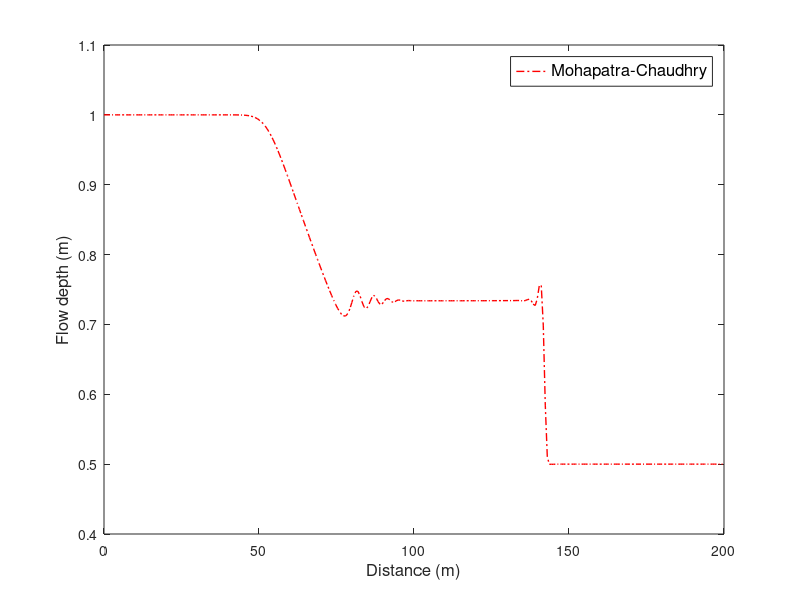

Write the MATLAB code that produced this figure.
clc
clear all
close all

% input parameters
L=200;     % channel length (m)
Tmax=15;   % t_max(s)

dx=0.65;   % step size(m) 
x=0:dx:L;
Nx=length(x);

Ld=100; % dam location (m)
hu=1;   % initial water depth in  reservoir (m)
hd=0.5; % initial water depth in  channel (m)
g=9.81; % gravity acceleration (m/s^2)
n=0;    % manning coefficient
So=0;   % bed slope
K=0.5;

% boussinesq terms (adjust the value to apply the term in the equation)
% 1: boussinesq term is on
% 0: boussinesq term is off
B1=1;
B2=1;
B3=1;
Cn=0.6; % courant number (to calculate dt using stability criterion)

% initial condition (t=0)
idam = (Ld/dx)+1;
t=0;
for i=1:Nx
    u(i)=0;
    if i<=idam
        h(i) = hu;
    else
        h(i) = hd;
    end
end
dt = Cn*dx/max(abs(u)+sqrt(g*h)); % stability criterion

while t<=Tmax
    %% PREDICTOR
    % boundary condition
    hp(1:3)=hu;
    up(1:3)=0;

    hp(Nx-2:Nx)=hd;
    up(Nx-2:Nx)=0;
  
    for i=4:Nx-1
        b2(i)= -B2*h(i)^3*u(i)/3*((u(i+1)-2*u(i)+u(i-1))/dx^2);
        b3(i)= B3*h(i)^3/3*((u(i+1)-u(i-1))/(2*dx))^2;
        T(i)=u(i)^2*h(i)+(g*h(i)^2/2)+b2(i)+b3(i);
    end
    
    for i=4:Nx-3
        Sf = u(i)^2*n^2/h(i)^(4/3);
        hp(i)= h(i)+ dt/(6*dx)*(u(i+2)*h(i+2)-8*u(i+1)*h(i+1)+7*u(i)*h(i));
        up(i)= (1/hp(i))*(u(i)*h(i)+ dt/(6*dx)*(T(i+2)-8*T(i+1)+7*T(i))+dt*g*h(i)*(So-Sf));
    end

    %% CORRECTOR
    hc=hp;uc=up;
    
    for i=2:Nx-3
        b2(i)= -B2*hp(i)^3*up(i)/3*((up(i+1)-2*up(i)+up(i-1))/dx^2);
        b3(i)= B3*hp(i)^3/3*((up(i+1)-up(i-1))/(2*dx))^2;
        T(i) = up(i)^2*hp(i)+(g*hp(i)^2/2)+b2(i)+b3(i);
    end

    for i=4:Nx-3
        Sf = up(i)^2*n^2/hp(i)^(4/3);
        hc(i)= hp(i)+dt/(6*dx)*(-up(i-2)*hp(i-2)+8*up(i-1)*hp(i-1)-7*up(i)*hp(i));
        uc(i)= (1/hc(i))*(up(i)*hp(i)+ dt/(6*dx)*(-T(i-2)+8*T(i-1)-7*T(i))+dt*g*hp(i)*(So-Sf));
    end
    
    %% INTERMEDIATE
    hi=hc;ui=uc;
        
    for i=4:Nx-3
        hi(i)=(h(i)+hc(i))/2;
        ui(i)=(u(i)+uc(i))/2;
    end
    
    %% FINAL
    hf=hi;uf=ui;
    
    for i=3:Nx-2
        b1(i)=-B1*hi(i)^3/(6*dx*dt)*(ui(i+1)-ui(i-1)-u(i+1)+u(i-1));
    end
    
    for i=4:Nx-3
        uf(i)=ui(i)-dt/hi(i)*(b1(i+1)-b1(i-1))/(2*dx);
    end
    
    % boundary condition
    hf(1:2)=hu;
    uf(1:2)=0;

    hf(Nx-1:Nx)=hd;
    uf(Nx-1:Nx)=0;
    
    % ARTIFICIAL VISCOSITY (see Jameson, et al. 1981)
    v=zeros(1,Nx);
    ha=hf;ua=uf;
    for i=2:Nx-1
        v(i) = abs(hf(i+1)-2*hf(i)+hf(i-1))/(abs(hf(i+1))+2*abs(hf(i))+abs(hf(i-1)));
    end
    
    for i=3:Nx-2
        vp = K*max(v(i+1), v(i));
        vm = K*max(v(i), v(i-1));
        ha(i) = hf(i) + vp*(hf(i+1)-hf(i)) - vm*(hf(i)-hf(i-1));
        ua(i) = uf(i) + (vp*(uf(i+1)-uf(i)) - vm*(uf(i)-uf(i-1)));
    end
    
    h=ha;
    u=ua;
    
    dt = Cn*dx/max(abs(u)+sqrt(g*h));
    t=t+dt;
end

plot(x,h,'r-.','LineWidth',1)
axis([0 200 0.4 1.1])
xlabel('Distance (m)','fontsize',12)
ylabel('Flow depth (m)','fontsize',12)
legend('Mohapatra-Chaudhry','fontsize',12)